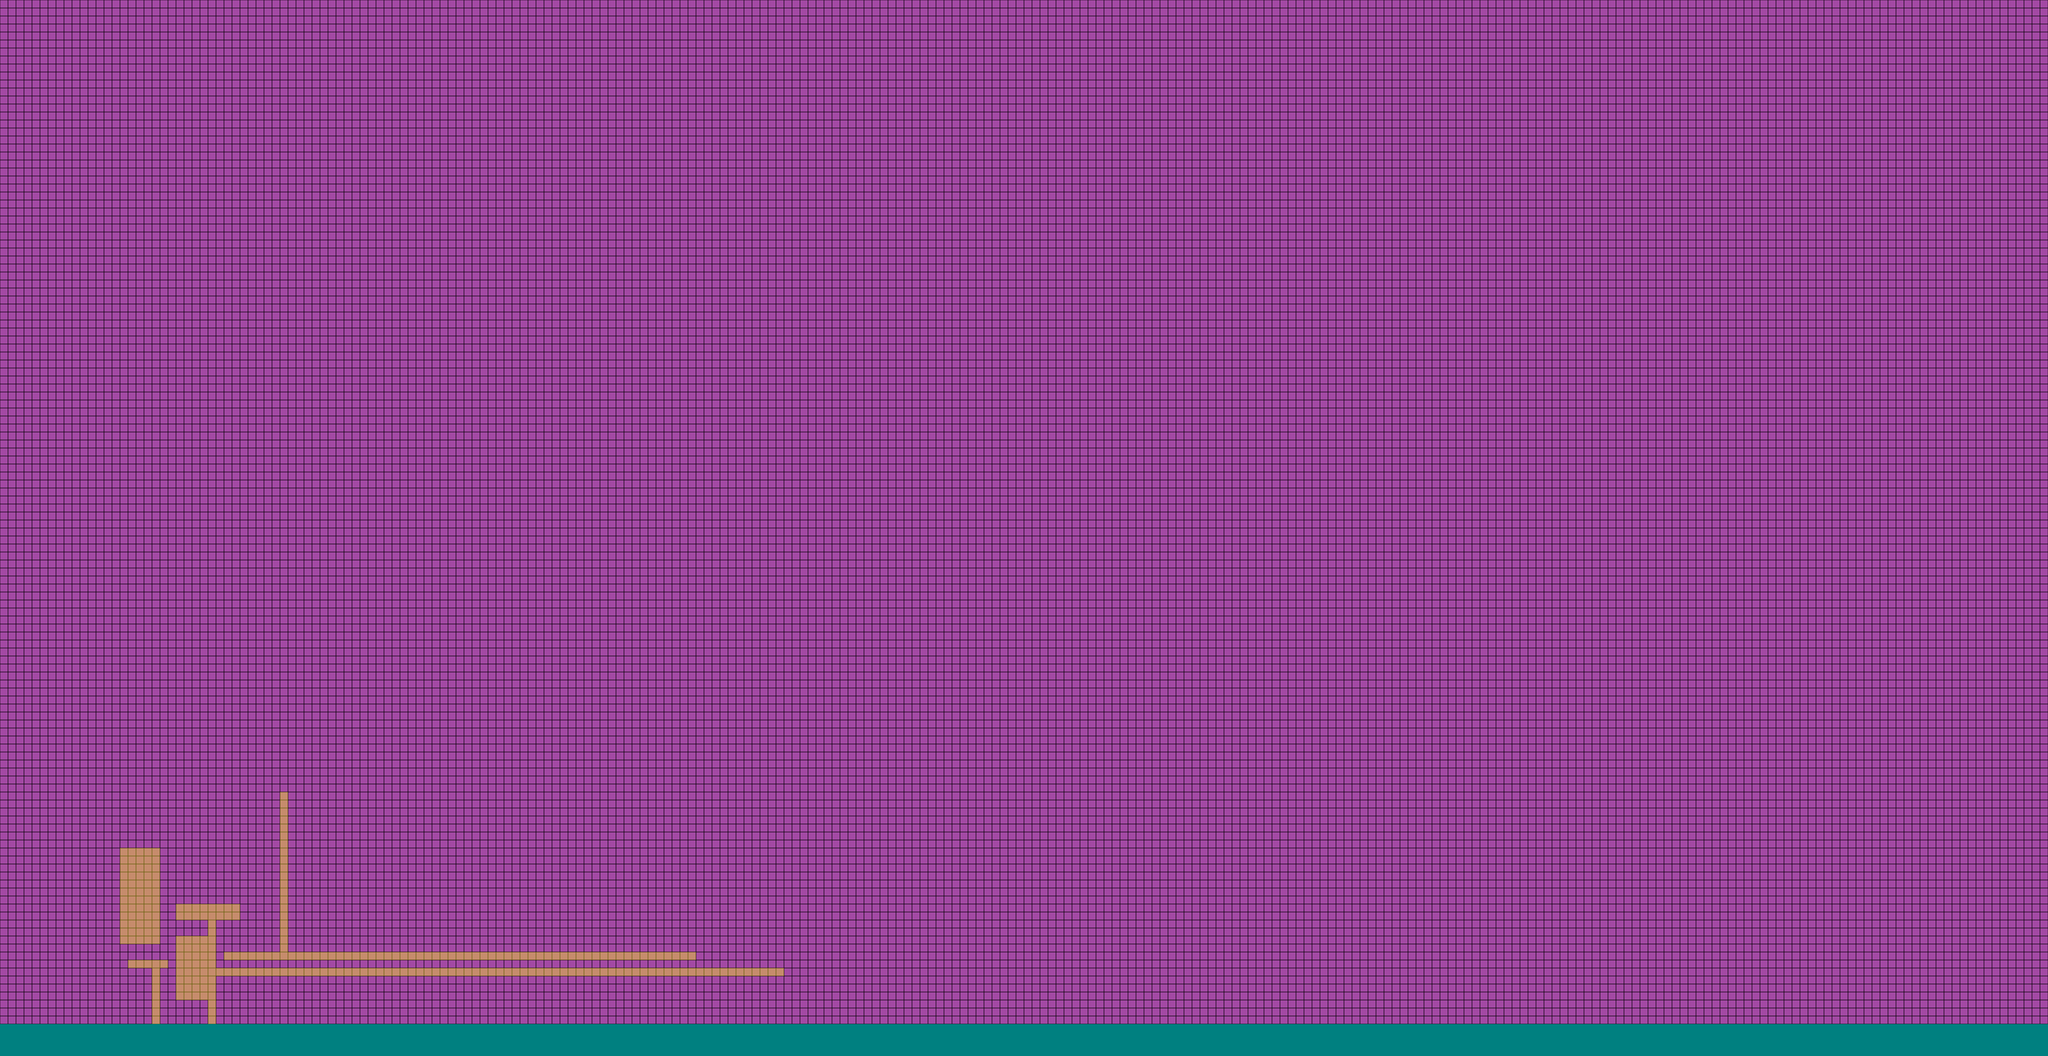

This is a level from a 2D game, rendered from its Tiled map with the project's own tilesets. A one-line summary and the map file follow, with tile-layer data summarised:
An orthogonal 256x132 tile map with 32x32 px tiles, 2 tile layers (Tile Layer 1, Tile Layer 2), 2 tilesets and 9 objects.

<map version="1.0" orientation="orthogonal" width="256" height="132" tilewidth="32" tileheight="32" backgroundcolor="#008080">
 <tileset firstgid="1" name="purpleGrid1" tilewidth="32" tileheight="32">
  <image source="purpleTileBlackBorder_32_32.png" width="32" height="32" />
 </tileset>
 <tileset firstgid="2" name="damier4Couleurs0" tilewidth="32" tileheight="32">
  <image source="damier4Couleurs0.png" width="128" height="128" />
 </tileset>
 <layer name="Tile Layer 1" width="256" height="132">
  <data>[33792 cells, 32768 non-empty, 1 distinct tile ids]</data>
 </layer>
 <layer name="Tile Layer 2" width="256" height="132" opacity="0.39">
  <data>[33792 cells, 283 non-empty, 2 distinct tile ids]</data>
 </layer>
 <objectgroup name="Object Layer 1" opacity="0.46">
  <object x="480" y="3392" width="160" height="384" />
  <object x="704" y="3616" width="256" height="64" />
  <object x="704" y="3744" width="128" height="256" />
  <object x="512" y="3840" width="160" height="32" />
  <object x="608" y="3872" width="32" height="224" />
  <object x="832" y="3680" width="32" height="416" />
  <object x="896" y="3808" width="1888" height="32" />
  <object x="864" y="3872" width="2272" height="32" />
  <object x="1120" y="3168" width="32" height="640" />
 </objectgroup>
</map>
